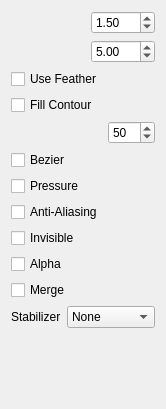
<?xml version="1.0" encoding="UTF-8"?>
<ui version="4.0">
 <class>ToolOptions</class>
 <widget class="QWidget" name="ToolOptions">
  <property name="geometry">
   <rect>
    <x>0</x>
    <y>0</y>
    <width>166</width>
    <height>409</height>
   </rect>
  </property>
  <property name="windowTitle">
   <string>Form</string>
  </property>
  <layout class="QVBoxLayout" name="verticalLayout">
   <item>
    <layout class="QHBoxLayout" name="horizontalLayout_2">
     <item>
      <widget class="SpinSlider" name="sizeSlider" native="true">
       <property name="toolTip">
        <string>Set Pen Width &lt;br&gt;&lt;b&gt;[SHIFT]+drag&lt;/b&gt;&lt;br&gt;for quick adjustment</string>
       </property>
      </widget>
     </item>
     <item>
      <widget class="QDoubleSpinBox" name="brushSpinBox">
       <property name="sizePolicy">
        <sizepolicy hsizetype="Fixed" vsizetype="Fixed">
         <horstretch>0</horstretch>
         <verstretch>0</verstretch>
        </sizepolicy>
       </property>
       <property name="minimumSize">
        <size>
         <width>60</width>
         <height>0</height>
        </size>
       </property>
       <property name="minimum">
        <double>0.500000000000000</double>
       </property>
       <property name="maximum">
        <double>200.000000000000000</double>
       </property>
       <property name="value">
        <double>1.500000000000000</double>
       </property>
      </widget>
     </item>
    </layout>
   </item>
   <item>
    <layout class="QHBoxLayout" name="horizontalLayout">
     <item>
      <widget class="SpinSlider" name="featherSlider" native="true">
       <property name="toolTip">
        <string>Set Pen Feather &lt;br&gt;&lt;b&gt;[CTRL]+drag&lt;/b&gt;&lt;br&gt;for quick adjustment</string>
       </property>
      </widget>
     </item>
     <item>
      <widget class="QDoubleSpinBox" name="featherSpinBox">
       <property name="sizePolicy">
        <sizepolicy hsizetype="Fixed" vsizetype="Fixed">
         <horstretch>0</horstretch>
         <verstretch>0</verstretch>
        </sizepolicy>
       </property>
       <property name="minimumSize">
        <size>
         <width>60</width>
         <height>0</height>
        </size>
       </property>
       <property name="minimum">
        <double>0.100000000000000</double>
       </property>
       <property name="maximum">
        <double>100.000000000000000</double>
       </property>
       <property name="value">
        <double>5.000000000000000</double>
       </property>
      </widget>
     </item>
    </layout>
   </item>
   <item>
    <widget class="QCheckBox" name="useFeatherBox">
     <property name="toolTip">
      <string>Enable or disable feathering</string>
     </property>
     <property name="text">
      <string>Use Feather</string>
     </property>
    </widget>
   </item>
   <item>
    <widget class="QCheckBox" name="fillContourBox">
     <property name="toolTip">
      <string>Contour will be filled</string>
     </property>
     <property name="text">
      <string>Fill Contour</string>
     </property>
    </widget>
   </item>
   <item>
    <layout class="QHBoxLayout" name="horizontalLayout_3" stretch="1,0">
     <item>
      <widget class="SpinSlider" name="toleranceSlider" native="true">
       <property name="toolTip">
        <string>The extent to which the color variation will be treated as being equal</string>
       </property>
      </widget>
     </item>
     <item>
      <widget class="QSpinBox" name="toleranceSpinBox">
       <property name="maximum">
        <number>100</number>
       </property>
       <property name="value">
        <number>50</number>
       </property>
      </widget>
     </item>
    </layout>
   </item>
   <item>
    <widget class="QCheckBox" name="useBezierBox">
     <property name="text">
      <string>Bezier</string>
     </property>
    </widget>
   </item>
   <item>
    <widget class="QCheckBox" name="usePressureBox">
     <property name="text">
      <string comment="Brush">Pressure</string>
     </property>
    </widget>
   </item>
   <item>
    <widget class="QCheckBox" name="useAABox">
     <property name="text">
      <string comment="Brush AA">Anti-Aliasing</string>
     </property>
    </widget>
   </item>
   <item>
    <widget class="QCheckBox" name="makeInvisibleBox">
     <property name="toolTip">
      <string>Make invisible</string>
     </property>
     <property name="text">
      <string>Invisible</string>
     </property>
    </widget>
   </item>
   <item>
    <widget class="QCheckBox" name="preserveAlphaBox">
     <property name="toolTip">
      <string>Preserve Alpha</string>
     </property>
     <property name="text">
      <string>Alpha</string>
     </property>
    </widget>
   </item>
   <item>
    <widget class="QCheckBox" name="vectorMergeBox">
     <property name="toolTip">
      <string>Merge vector lines when they are close together</string>
     </property>
     <property name="text">
      <string comment="Vector line merge">Merge</string>
     </property>
    </widget>
   </item>
   <item>
    <layout class="QHBoxLayout" name="horizontalLayout_4" stretch="0,1">
     <item>
      <widget class="QLabel" name="stabilizerLabel">
       <property name="sizePolicy">
        <sizepolicy hsizetype="Minimum" vsizetype="Minimum">
         <horstretch>0</horstretch>
         <verstretch>0</verstretch>
        </sizepolicy>
       </property>
       <property name="text">
        <string>Stabilizer</string>
       </property>
      </widget>
     </item>
     <item>
      <widget class="QComboBox" name="inpolLevelsCombo">
       <item>
        <property name="text">
         <string comment="Stabilizer option">None</string>
        </property>
       </item>
       <item>
        <property name="text">
         <string comment="Stabilizer option">Simple</string>
        </property>
       </item>
       <item>
        <property name="text">
         <string comment="Stabilizer option">Strong</string>
        </property>
       </item>
      </widget>
     </item>
    </layout>
   </item>
   <item>
    <spacer name="verticalSpacer">
     <property name="orientation">
      <enum>Qt::Vertical</enum>
     </property>
     <property name="sizeHint" stdset="0">
      <size>
       <width>20</width>
       <height>40</height>
      </size>
     </property>
    </spacer>
   </item>
  </layout>
 </widget>
 <customwidgets>
  <customwidget>
   <class>SpinSlider</class>
   <extends>QWidget</extends>
   <header>spinslider.h</header>
   <container>1</container>
  </customwidget>
 </customwidgets>
 <resources/>
 <connections/>
</ui>
